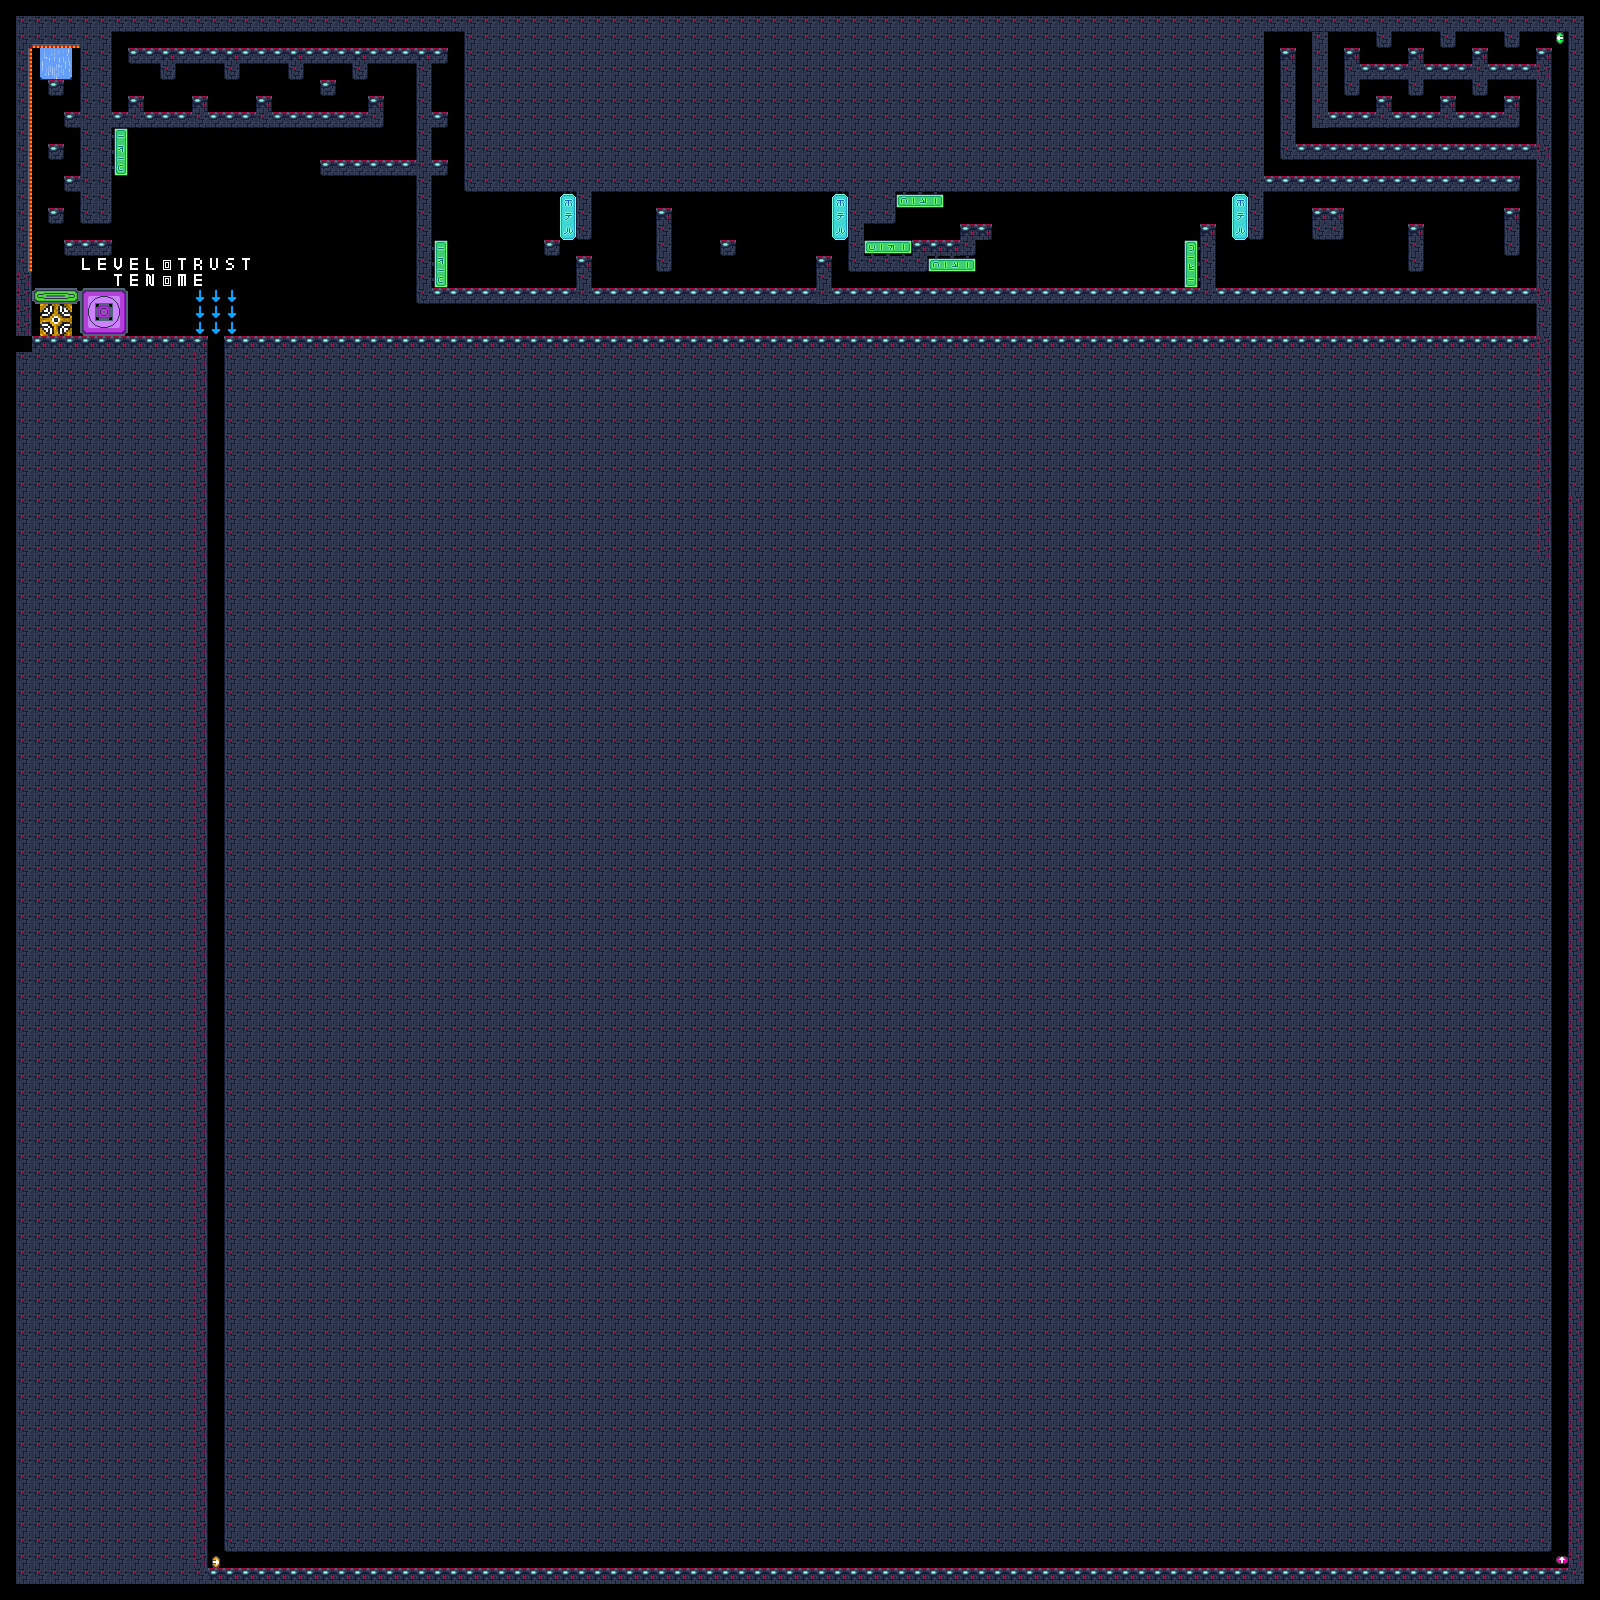

Below is a game level as drawn by its tile map, then a one-line description and the .tmx that defines it (tile-layer data replaced by summaries):
An orthogonal 100x100 tile map with 16x16 px tiles, 9 tile layers (Gw_green_open, Gw_rose_open, Gw_green, Gw_rose, ...), 5 hidden layers not drawn, 11 tilesets and 5 objects (2x left, 2x up, right).

<map version="1.10" tiledversion="1.10.2" orientation="orthogonal" renderorder="right-down" width="100" height="100" tilewidth="16" tileheight="16" infinite="0" nextlayerid="24" nextobjectid="28">
 <tileset firstgid="1" source="../tilesets/01_utilities.tsx" />
 <tileset firstgid="3" source="../tilesets/02_portal.tsx" />
 <tileset firstgid="27" source="../tilesets/03_futuristic_city.tsx" />
 <tileset firstgid="51" source="../tilesets/04_gravity_switch.tsx" />
 <tileset firstgid="67" source="../tilesets/05_gravity_flow.tsx" />
 <tileset firstgid="79" source="../tilesets/06_wall_of_death.tsx" />
 <tileset firstgid="95" source="../tilesets/07_gravity_walls.tsx" />
 <tileset firstgid="143" source="../tilesets/08_gravity_walls_open.tsx" />
 <tileset firstgid="191" source="../tilesets/09_arrow.tsx" />
 <tileset firstgid="195" source="../tilesets/10_alpha.tsx" />
 <tileset firstgid="225" source="../tilesets/11_alpha_key.tsx" />
 <objectgroup id="12" name="gravity_walls" locked="1">
  <object id="26" name="green2" type="left" x="32" y="288" width="48" height="16" />
  <object id="27" name="rose2" type="up" x="80" y="288" width="48" height="48" />
 </objectgroup>
 <objectgroup id="9" name="gravity_switch" locked="1">
  <object id="22" name="orange" type="right" x="212" y="1556" width="8" height="12" />
  <object id="24" name="rose" type="up" x="1556" y="1556" width="12" height="8" />
  <object id="25" name="green" type="left" x="1556" y="32" width="8" height="12" />
 </objectgroup>
 <layer id="22" name="Gw_orange_open" width="100" height="100" visible="0" locked="1">
  <data>[10000 cells, 0 non-empty, 0 distinct tile ids]</data>
 </layer>
 <layer id="21" name="Gw_green_open" width="100" height="100" locked="1">
  <data>[10000 cells, 3 non-empty, 3 distinct tile ids]</data>
 </layer>
 <layer id="20" name="Gw_rose_open" width="100" height="100" locked="1">
  <data>[10000 cells, 9 non-empty, 9 distinct tile ids]</data>
 </layer>
 <layer id="19" name="Gw_blue_open" width="100" height="100" visible="0" locked="1">
  <data>[10000 cells, 0 non-empty, 0 distinct tile ids]</data>
 </layer>
 <layer id="16" name="Gw_orange" width="100" height="100" visible="0" locked="1">
  <data>[10000 cells, 0 non-empty, 0 distinct tile ids]</data>
 </layer>
 <layer id="15" name="Gw_green" width="100" height="100" locked="1">
  <data>[10000 cells, 3 non-empty, 3 distinct tile ids]</data>
 </layer>
 <layer id="14" name="Gw_rose" width="100" height="100" locked="1">
  <data>[10000 cells, 9 non-empty, 9 distinct tile ids]</data>
 </layer>
 <layer id="13" name="Gw_blue" width="100" height="100" visible="0" locked="1">
  <data>[10000 cells, 0 non-empty, 0 distinct tile ids]</data>
 </layer>
 <layer id="11" name="Decoration" width="100" height="100" locked="1">
  <data>[10000 cells, 36 non-empty, 7 distinct tile ids]</data>
 </layer>
 <layer id="10" name="Filling" width="100" height="100">
  <data>[10000 cells, 7365 non-empty, 14 distinct tile ids]</data>
 </layer>
 <layer id="8" name="Collision" width="100" height="100" locked="1">
  <data>[10000 cells, 1000 non-empty, 16 distinct tile ids]</data>
 </layer>
 <layer id="5" name="Wall_of_death" width="100" height="100" locked="1">
  <data>[10000 cells, 17 non-empty, 2 distinct tile ids]</data>
 </layer>
 <layer id="2" name="Border" width="100" height="100" visible="0" locked="1">
  <data>[10000 cells, 392 non-empty, 1 distinct tile ids]</data>
 </layer>
 <layer id="1" name="IO" width="100" height="100" locked="1">
  <data>[10000 cells, 12 non-empty, 12 distinct tile ids]</data>
 </layer>
</map>
